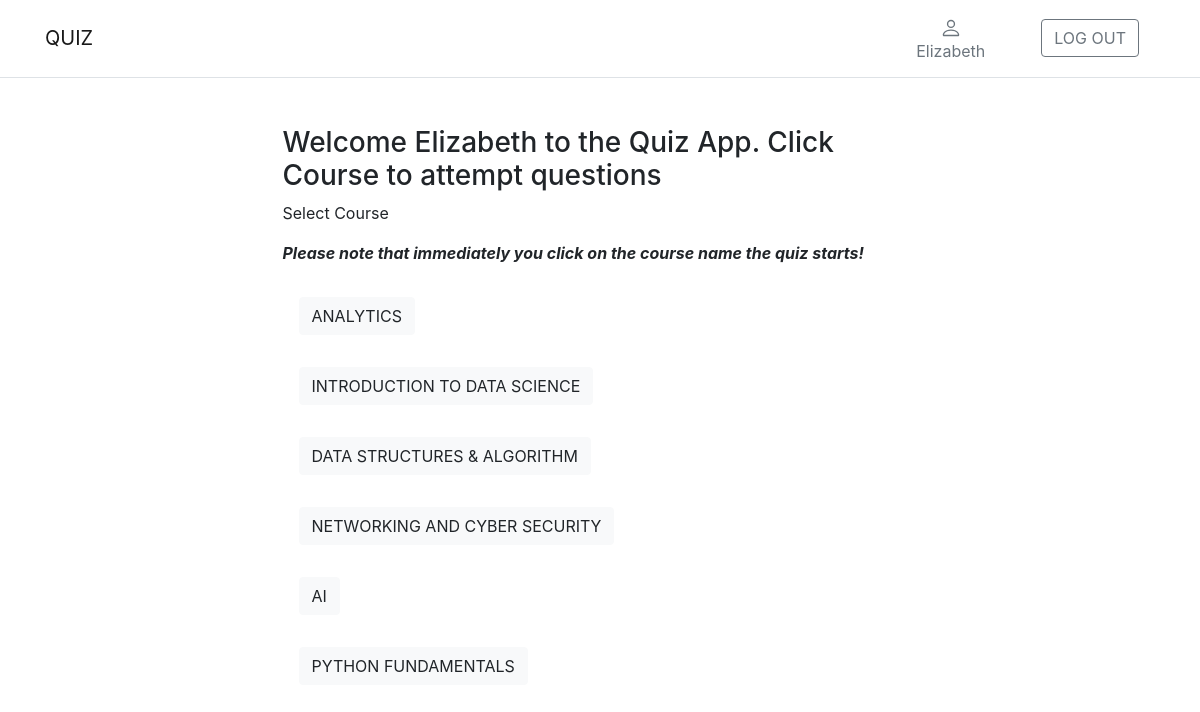
The app's page / (signed in) with its own data.
### users/models.py (models this page shows, shortened)
class Student(AbstractBaseUser, PermissionsMixin):
    DEPARTMENT_CHOICES = (
        ("-----", "------"),
        ("COMPUTER SCIENCE", "COMPUTER SCIENCE"),
        ("MATHEMATICS & STATISTICS", "MATHEMATICS & STATISTICS"),
        ("COMPUTER INFO SYSTEM", "COMPUTER INFO SYSTEM")
    )
    COURSE_CHOICES = (
        ("-----", "------"),
        ("DATA STRUCTURES & ALGORITHM", "DATA STRUCTURES & ALGORITHM"),
        ("INTRODUCTION TO DATA SCIENCE", "INTRODUCTION TO DATA SCIENCE"),
        ("ARTIFICIAL INTELLIGENCE", "ARTIFICIAL INTELLIGENCE"),
        ("ANALYTICS", "ANALYTICS")
    )
    username = models.CharField(_('username'), max_length=65, unique=True)
    email = models.EmailField(max_length=65, unique=True)
    department = models.CharField(max_length=65, choices=DEPARTMENT_CHOICES, default='COMPUTER SCIENCE', blank=False, null=False)
    course1 = models.CharField(max_length=65, choices=COURSE_CHOICES, blank=True, null=True)
    course2 = models.CharField(max_length=65, choices=COURSE_CHOICES,  blank=True, null=True)
    course3 = models.CharField(max_length=65, choices=COURSE_CHOICES, blank=True, null=True)
    is_active = models.BooleanField(default=True)
    is_staff = models.BooleanField(default=True)
    objects = CustomAccountManager()
    USERNAME_FIELD = 'username'
    REQUIRED_FIELDS = ['email', 'department']
    class Meta:
        verbose_name = 'Students'
        verbose_name_plural = 'Students'

### quizapp/models.py (models this page shows, shortened)
class Course(models.Model):
    quiz_name = models.CharField(max_length=265, null=False, db_index=True)
    slug = models.SlugField(max_length=265, unique=True)
    class Meta:
        verbose_name_plural = 'Courses'

### quizapp/views.py (the view)
# urls.py: 2. Add a URL to urlpatterns:  path('', views.home, name='home')
@login_required
def home(request):
    courses = Course.objects.all()
    return render(request, "quizapp/index.html", {"courses": courses})

### templates/quizapp/index.html (shortened to what this page needs)
{% extends "users/base.html" %}
{% block content %}
<form action="." method="POST">
    <div class="container-fluid">
        <div class="row no-gutter">
            <div class="col-md-12">
                <div class="login d-flex align-items-center py-5">
                    <div class="container">
                        <div class="row">
                            <div class="col-12 col-lg-7  mx-auto">
                             <h3> Welcome {{ user.username|title }} to the Quiz App. Click Course to attempt questions</h3>
                             <p>Select Course</p>
                             <p><i><b>Please note that immediately you click on the course name the quiz starts!</b></i></p>
                             <ul class="list-unstyled">
                             {% for course in courses %}
                               <li ><a class="btn btn-light m-3" role="button" href="{% url 'quizapp:questions' course.slug %}">{{ course.quiz_name }}</a></li>
                            {% endfor %}
                            </ul>
                            </div>
                        </div>
                    </div>
                </div>
            </div>
        </div>
    </div>
</form>
{% endblock %}

### templates/users/base.html (shortened to what this page needs)
{% load static %}
<!DOCTYPE html>
<html lang="en">
<head>
    <link href="https://cdn.jsdelivr.net/npm/bootstrap@5.0.0-beta1/dist/css/bootstrap.min.css" rel="stylesheet">
    <link href="{% static 'css/bootstrap.min.css'%}" rel="stylesheet" />
</head>
<body>
    <header>
        <nav class="navbar navbar-expand-md navbar-light bg-white border-bottom">
            <div class="container">
                <a class="navbar-brand mr-5" href="{% url 'quizapp:home' %}">QUIZ</a>
                <div class="collapse navbar-collapse" id="navbarCollapse">
                    <a type="button" role="button" href=""
                        class="btn btn-outline-secondary border-0 px-4 account-btn mx-3">
                        <div>
                        </div>
                        <span class="fs15 fw500">{{ user.username }}</span>
                        {% if request.user.is_authenticated %}
                        <a type="button" class="btn btn-outline-secondary mx-3" href="{% url 'account:logout' %}"><span class="fs15 fw500">LOG OUT</span></a>
                        {% else %}
                        <a type="button" class="btn btn-outline-secondary mx-3" href="{% url 'account:login' %}"><span class="fs15 fw500">LOG IN</span></a>
                        {% endif %}
                    </a>
                </div>
            </div>
        </nav>
    </header>
    <div id>{% block content %}{% endblock %}</div>
</body>
</html>

### records on screen
Student: username "Elizabeth"
Course: quiz_name "ANALYTICS"
Course: quiz_name "INTRODUCTION TO DATA SCIENCE"
Course: quiz_name "DATA STRUCTURES & ALGORITHM"
Course: quiz_name "NETWORKING AND CYBER SECURITY"
Course: quiz_name "AI"
Course: quiz_name "PYTHON FUNDAMENTALS"
